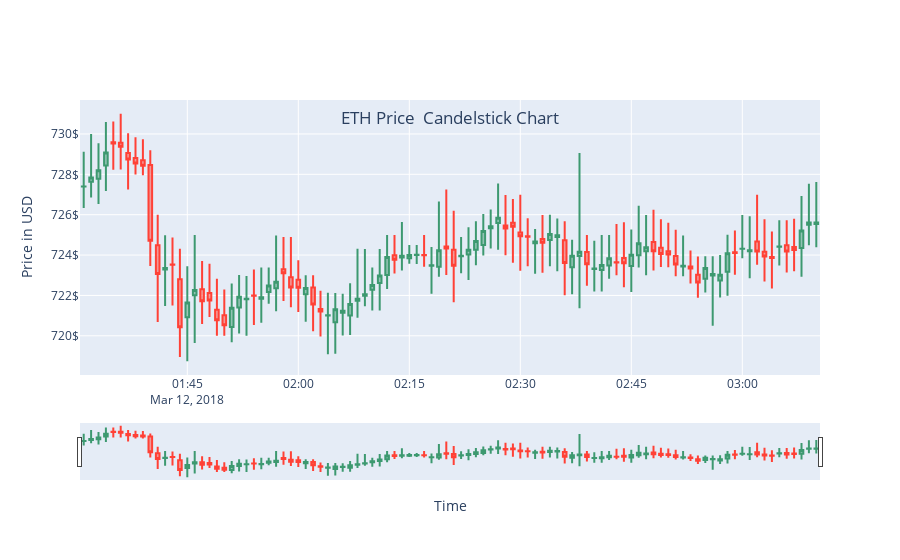

Notebook source saved alongside this figure:
### Markdown cell above
#### ETH Candlestick

We randomly pick a time interval for the ETh price, we see an over sold around 1:50am, and an overbuy around 02:05 am.

### Code cell
eth_candle=c_chart(eth1[100888:100988], label="ETH Price ")
eth_candle.show()
